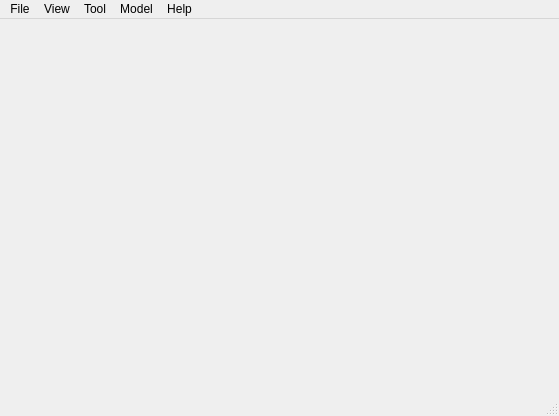
<?xml version="1.0" encoding="UTF-8"?>
<ui version="4.0">
 <class>MainWindow</class>
 <widget class="QMainWindow" name="MainWindow">
  <property name="geometry">
   <rect>
    <x>0</x>
    <y>0</y>
    <width>559</width>
    <height>416</height>
   </rect>
  </property>
  <property name="windowTitle">
   <string>MainWindow</string>
  </property>
  <widget class="QWidget" name="centralwidget"/>
  <widget class="QMenuBar" name="menubar">
   <property name="geometry">
    <rect>
     <x>0</x>
     <y>0</y>
     <width>559</width>
     <height>23</height>
    </rect>
   </property>
   <widget class="QMenu" name="menuFile">
    <property name="title">
     <string>File</string>
    </property>
   </widget>
   <widget class="QMenu" name="menuView">
    <property name="title">
     <string>View</string>
    </property>
   </widget>
   <widget class="QMenu" name="menuHelp">
    <property name="title">
     <string>Help</string>
    </property>
   </widget>
   <widget class="QMenu" name="menuTool">
    <property name="title">
     <string>Tool</string>
    </property>
   </widget>
   <widget class="QMenu" name="menuModel">
    <property name="title">
     <string>Model</string>
    </property>
   </widget>
   <addaction name="menuFile"/>
   <addaction name="menuView"/>
   <addaction name="menuTool"/>
   <addaction name="menuModel"/>
   <addaction name="menuHelp"/>
  </widget>
  <widget class="QStatusBar" name="statusbar"/>
  <action name="actionToggle_Info_Panel">
   <property name="text">
    <string>Toggle Info Panel</string>
   </property>
  </action>
  <action name="actionOpen">
   <property name="text">
    <string>Open</string>
   </property>
  </action>
  <action name="actionIcosphere">
   <property name="text">
    <string>Icosphere</string>
   </property>
  </action>
  <action name="actionCube">
   <property name="text">
    <string>Cube</string>
   </property>
  </action>
  <action name="submenuAbout">
   <property name="text">
    <string>About</string>
   </property>
  </action>
 </widget>
 <resources/>
 <connections/>
</ui>
